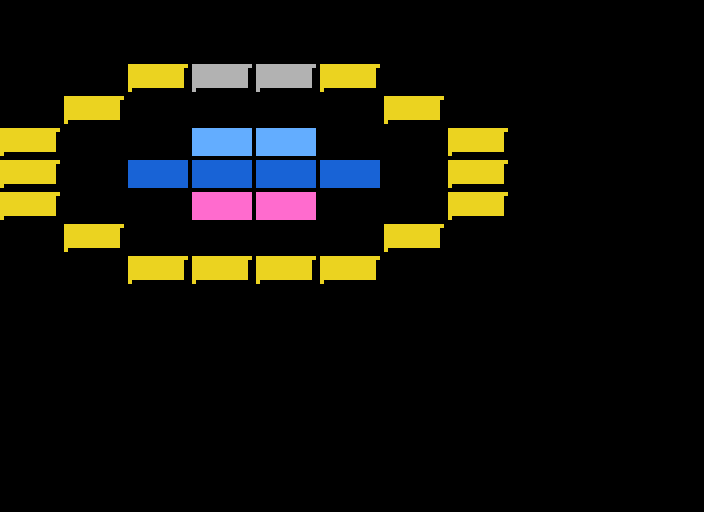

Rendered tile map (Tiled .tmx) drawn with the repository's tilesets; below, a short description and the full map source, tile grids included:
An orthogonal 11x16 tile map with 64x32 px tiles, 1 tile layer (Level).

<map version="1.10" tiledversion="1.10.2" orientation="orthogonal" renderorder="right-down" width="11" height="16" tilewidth="64" tileheight="32" infinite="0" nextlayerid="2" nextobjectid="1">
 <tileset firstgid="1" name="tileset" tilewidth="64" tileheight="32" tilecount="12" columns="4">
  <image source="tileset.png" width="256" height="96" />
 </tileset>
 <layer id="1" name="Level" width="11" height="16">
  <data encoding="csv">
0,0,0,0,0,0,0,0,0,0,0,
0,0,0,0,0,0,0,0,0,0,0,
0,0,10,9,9,10,0,0,0,0,0,
0,10,0,0,0,0,10,0,0,0,0,
10,0,0,3,3,0,0,10,0,0,0,
10,0,6,6,6,6,0,10,0,0,0,
10,0,0,7,7,0,0,10,0,0,0,
0,10,0,0,0,0,10,0,0,0,0,
0,0,10,10,10,10,0,0,0,0,0,
0,0,0,0,0,0,0,0,0,0,0,
0,0,0,0,0,0,0,0,0,0,0,
0,0,0,0,0,0,0,0,0,0,0,
0,0,0,0,0,0,0,0,0,0,0,
0,0,0,0,0,0,0,0,0,0,0,
0,0,0,0,0,0,0,0,0,0,0,
0,0,0,0,0,0,0,0,0,0,0
</data>
 </layer>
</map>
